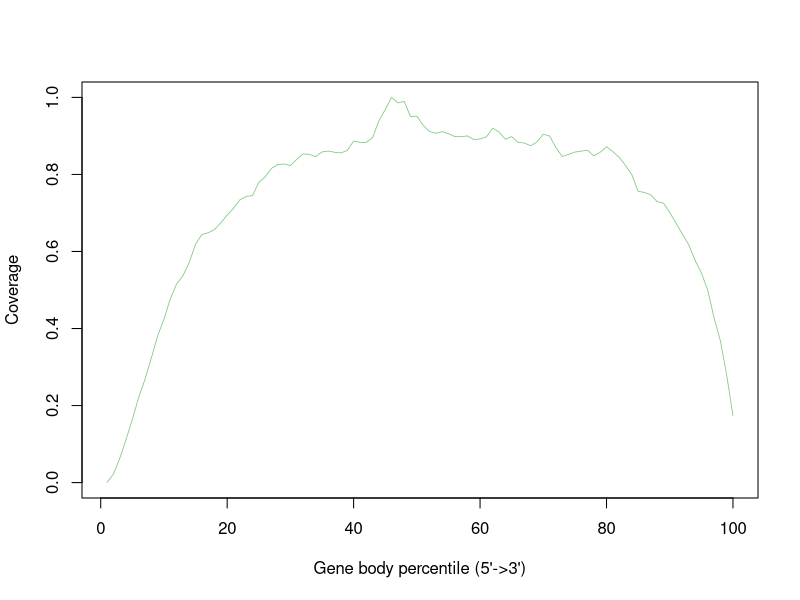

Write R code to recreate this figure.
out.sorted <- c(0.0,0.021785695627187712,0.06248367378924821,0.1112272086097905,0.16399352175957368,0.2208348571130035,0.2679588318269683,0.3233373386970378,0.38070111279452484,0.4241157724256831,0.4765163784546262,0.515438064886892,0.5370147850164568,0.5715479859986416,0.6192466433310694,0.6441669714226007,0.648503212998276,0.657071208400815,0.6743639308291103,0.6947912857217491,0.7119272765268272,0.7339219476516379,0.7429601379238284,0.7451021367744632,0.7791651428869965,0.7933754767253539,0.8157358549710046,0.8255054594848754,0.8270727757170472,0.8232589728854292,0.8390888668303641,0.853403688417533,0.8520453476829841,0.8462985214983543,0.8584191003604827,0.8607700747087405,0.8575309544955854,0.8558591505146022,0.8624418786897237,0.8866830364139805,0.8833916723264197,0.8831304529543911,0.8956689828117653,0.9394493495637637,0.9682357243613187,1.0,0.9858419100360483,0.9897602006164777,0.9500026121937203,0.9513087090538634,0.9276422339480696,0.9114466328822945,0.9070581474322136,0.9110286818870488,0.9059087821952876,0.8984379081552688,0.8978109816624,0.9001619560106577,0.8907058147432213,0.8921163993521759,0.8975497622903714,0.9202236037824565,0.91040175539418,0.8913849851104958,0.8983334204064574,0.8835484039496369,0.8814064050990021,0.8744057259286349,0.8844365498145342,0.904498197586333,0.8996917611410062,0.8693903139856852,0.8466642286191944,0.8519931038085784,0.8581056371140484,0.8605610992111175,0.8629120735593752,0.8481793009769605,0.857792173867614,0.8720025077059714,0.8593072462253801,0.8445222297685596,0.8235724361318636,0.7994880100308239,0.7563345697716942,0.7533044250561621,0.7471918917506922,0.7295857060759626,0.7257196593699389,0.701112794524842,0.6735280288386186,0.6450028734130924,0.6175225954756804,0.5774515438064887,0.5443289274332584,0.5001306096860143,0.42850425787576407,0.36868502168120787,0.2801316545635024,0.1738676140222559)


png("../out_GSE56087_nor/out_picture/out.geneBodyCoverage.curves.png")
x=1:100
icolor = colorRampPalette(c("#7fc97f","#beaed4","#fdc086","#ffff99","#386cb0","#f0027f"))(1)
plot(x,out.sorted,type='l',xlab="Gene body percentile (5'->3')", ylab="Coverage",lwd=0.8,col=icolor[1])
dev.off()
